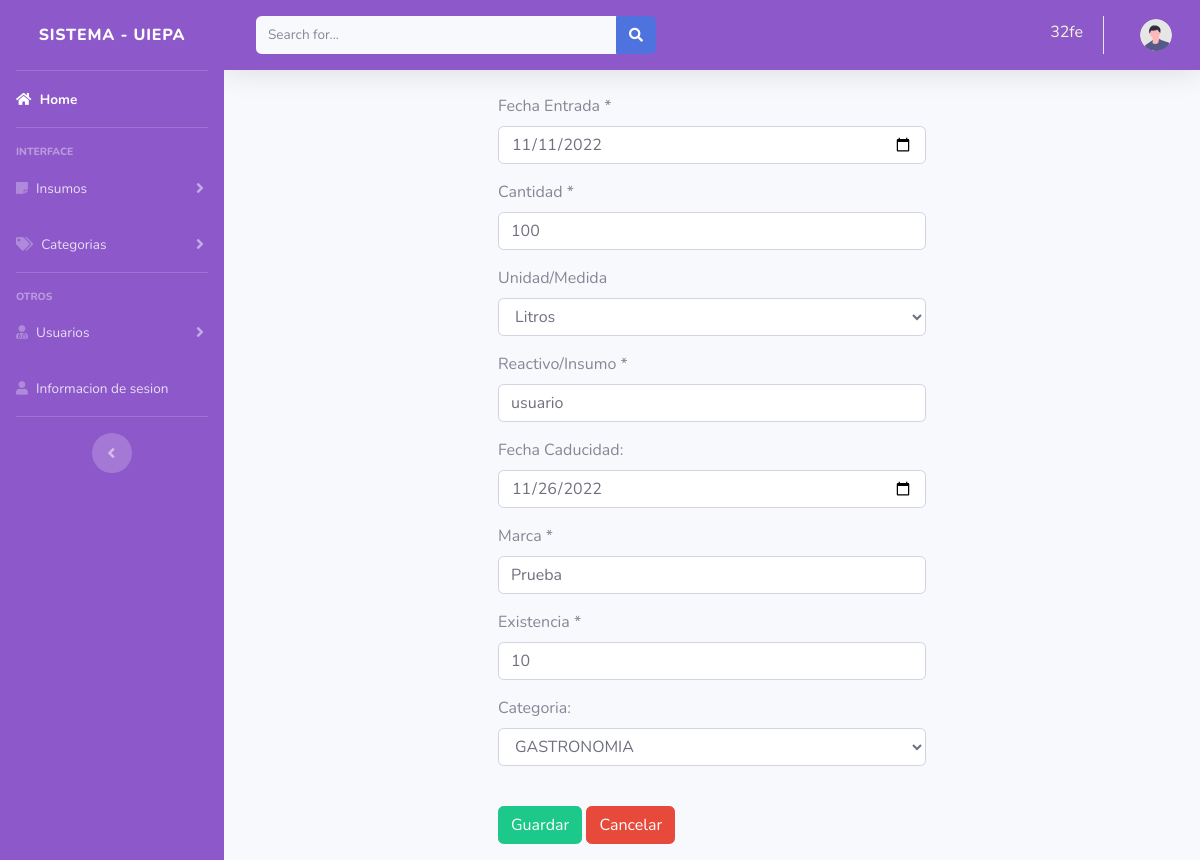
/includes/editar_insumo.php?id=1 (signed in), run on the app's committed database.
### tables this page shows
CREATE TABLE `insumo` (
  `id` int(11) NOT NULL,
  `fecha_entrada` date NOT NULL,
  `cantidad` int(50) NOT NULL,
  `unidad` varchar(150) NOT NULL,
  `nombre` varchar(150) NOT NULL,
  `fecha_caducidad` date NOT NULL,
  `marca` varchar(150) NOT NULL,
  `existencia` varchar(150) NOT NULL,
  `categoria` varchar(50) NOT NULL,
  `entregado` int(10) NOT NULL
);

### includes/editar_insumo.php (the view, shortened to what this page needs)
<?php
$id = $_GET['id'];
include_once "header.php";
require_once ("db.php");
$consulta = "SELECT * FROM insumo WHERE id = $id";
$resultado = mysqli_query($conexion, $consulta);
$usuario = mysqli_fetch_assoc($resultado);
?>
<!DOCTYPE html>
<html lang="es-MX">
<head>
    <link rel="stylesheet" href="../package/dist/sweetalert2.css">
</head>
<form  action="functions.php" method="POST">
<div class="container">
    <div id="login-row" class="row justify-content-center align-items-center">
        <div id="login-column" class="col-md-6">
            <div id="login-box" class="col-md-12">
                            <div class="form-group">
                            <label for="nombre" class="form-label">Fecha Entrada *</label>
                            <input type="date"  id="fecha_entrada" name="fecha_entrada" class="form-control" value="<?php echo $usuario ['fecha_entrada']; ?>" required>
                            </div>
                            <div class="form-group">
                            <label for="nombre" class="form-label">Cantidad *</label>
                            <input type="text"  id="cantidad" name="cantidad" class="form-control" value="<?php echo $usuario ['cantidad']; ?>" required>
                            </div>
                            <div class="form-group">
                            <label for="unidad" class="form-label">Unidad/Medida</label>
                            <select name="unidad" id="unidad" class="form-control" required >
                            <option <?php echo $usuario ['unidad']==='Litros' ? "selected='selected' ": "" ?> value="Litros">Litros</option>
                            </select>
                        </div>
                            <div class="form-group">
                            <label for="nombre" class="form-label">Reactivo/Insumo *</label>
                            <input type="text"  id="nombre" name="nombre" class="form-control" value="<?php echo $usuario ['nombre']; ?>"required>
                            </div>
                            <div class="form-group">
                                <label for="username">Fecha Caducidad:</label><br>
                                <input type="date" name="fecha_caducidad" id="fecha_caducidad" class="form-control" value="<?php echo $usuario ['fecha_caducidad']; ?>">
                            </div>
                            <div class="form-group">
                            <label for="nombre" class="form-label">Marca *</label>
                            <input type="text"  id="marca" name="marca" class="form-control" value="<?php echo $usuario ['marca']; ?>"required>
                            </div>
                            <div class="form-group">
                            <label for="nombre" class="form-label">Existencia *</label>
                            <input type="text"  id="existencia" name="existencia" class="form-control" value="<?php echo $usuario ['existencia']; ?>" required>
                            </div>
                            <div class="form-group ">
								<label>Categoria:</label>
								<select class="form-control" id="categoria" name="categoria" required >
                                <option <?php echo $usuario ['categoria']==='categoria' ? "selected='selected' ": "" ?>
                                value="<?php echo $usuario ['categoria']; ?>"><?php echo $usuario ['categoria']; ?> </option>
								</select>
							</div>
                      <br>
                                <div class="mb-3">
                               <input type="submit" value="Guardar" id="register" class="btn btn-success">
                               <a href="../views/insumos.php" class="btn btn-danger">Cancelar</a>
                            </div>
                            </div>
                            </div>
                        </form>
</body>
</html>

### data on the page
insumo: fecha_entrada "11/11/2022", cantidad "100", nombre "usuario", fecha_caducidad "11/26/2022", marca "Prueba", existencia "10", categoria "GASTRONOMIA"

### other printed values
$_SESSION['user'] "32fe"
